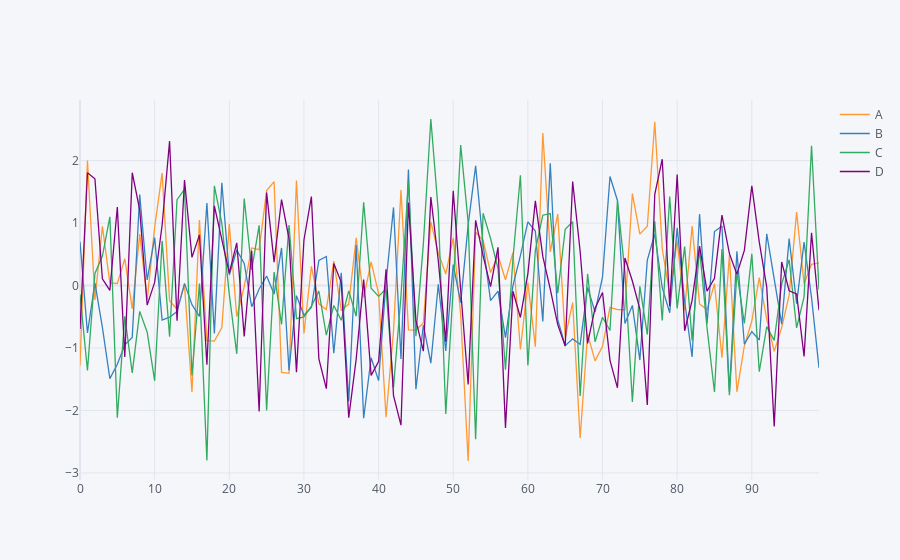

This figure's notebook cell:
### Code cell
df.iplot()
#iplot allows ot look at the values of the graphs
